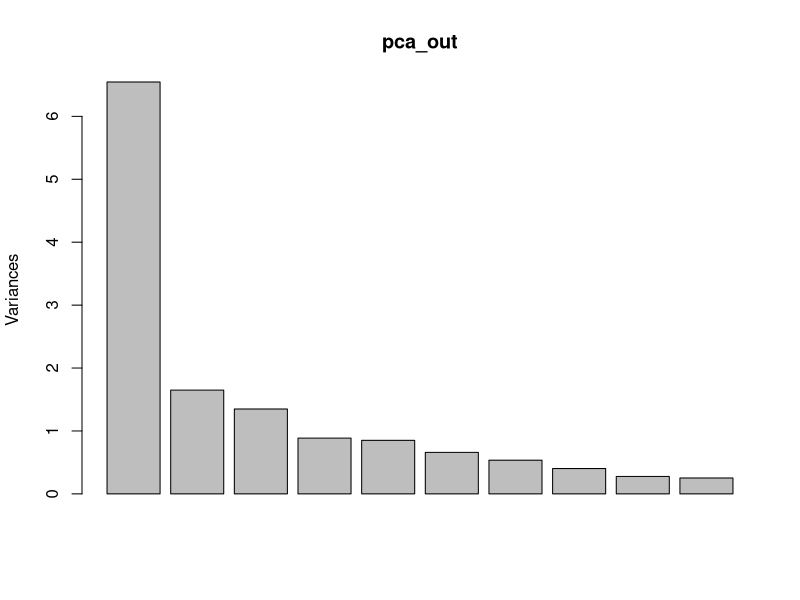
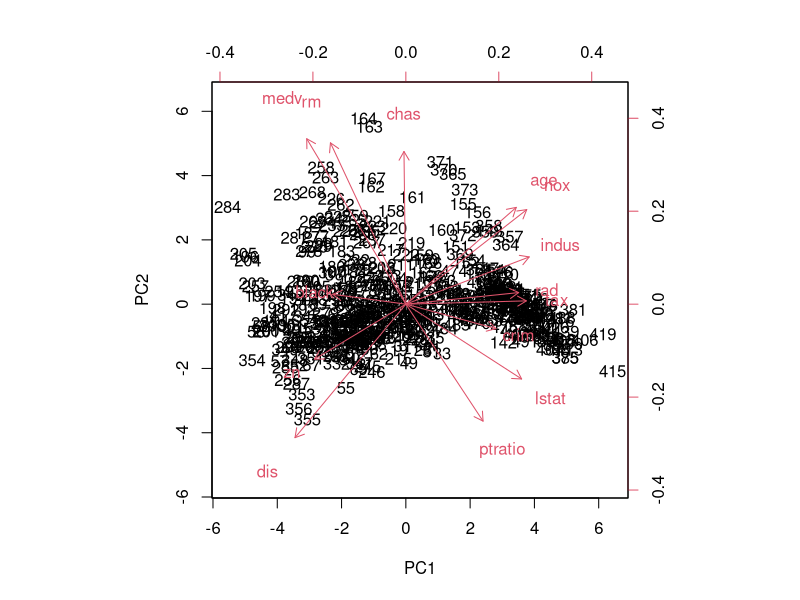

Generate these figures, in order, with R:
install.packages('MASS')
data(Boston, package="MASS")

help(Boston)
help(prcomp)
pca_out <- prcomp(Boston,scale. = T)
pca_out
plot(pca_out)

help(biplot)
biplot(pca_out, scale = 0)
boston_pc <- pca_out$x
boston_pc
head(boston_pc)
summary(boston_pc)
